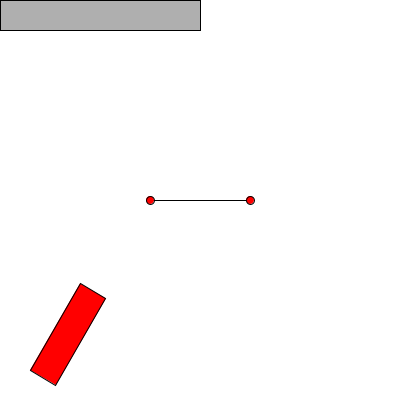
Frame 1 (no input)
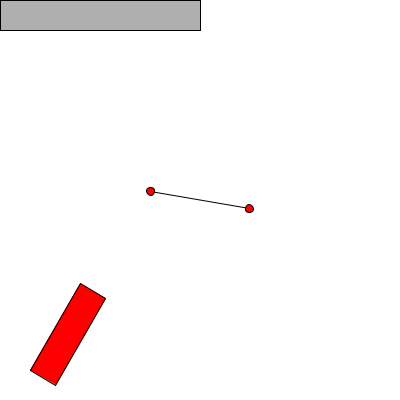
Frame 60 (the mouse pressed at the canvas centre just before this capture)
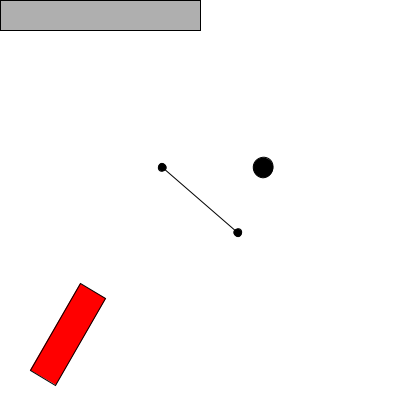
Frame 120 (the mouse held since frame 60 and released just before this capture)

The Processing sketch that drew these frames (run headless with seeded random() and noise(); from frame 60 on, the mouse is pressed at the canvas centre):

// Processing sketch: sketch_feb13c_CanonFire
// ── sketch_feb13c_CanonFire.pde
float angle = 0; // location
float aVelocity = 0; // velocity
float aAcceleration = 0.0001; //acceleration
boolean fireButton;

 float x = width/4;
  float y = 15;
     PVector loc;
  PVector vel;
  PVector acc;
  PVector force;
void setup() {
  size(400,400);
  fireButton = false;
  force = new PVector (0,.1);
 
  loc = new PVector (x,y);
  vel = new PVector (4,-2);
  acc = new PVector (.1,.2);
}

void draw() {
  background(255);
  fill(175);
  stroke(0);
  rectMode(CORNER);
  rect(0,0,200,30);
  fill(255,0,0);
  pushMatrix();
  translate(30,height-30);
  //rect(0,0,200,30);
  rotate(radians(-60));
  rect (0,0,width/4,30);
   if (mousePressed== true){
  fireButton = true;
  //render();
   }
   if (fireButton == true) {
     render();
     fire();
   }
    popMatrix();
  spin();
  //if (fireButton =  true ){
  //render();
  //popMatrix();
 
 
  //  if (mousePressed== true){
  //    render();
  //}
}

void render() {
  fill (0);
  //ellipse(width/4,15,20,20);
}

void fire (){
 
  ellipse (x+loc.x,y+loc.y,20,20);
  acc.add(force);
  vel.add(acc);
  loc.add(vel);
  print(loc.x);
  acc.mult(0);
}

void spin () {
  pushMatrix();
  rectMode(CENTER);
  translate(width/2,height/2);
  rotate(angle);
  line(-50,0,50,0);
  ellipse(50,0,8,8);
  ellipse(-50,0,8,8);
  popMatrix();
  aVelocity += aAcceleration; // Angular equivalent of velocity.add(acceleration);
  angle += aVelocity; //Angular equivalent of location.add(velocity);
}
  
